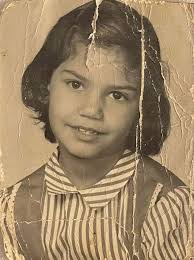
#> input picture doubao5/image2.png, 194 x 260 px
$ python pypy.py   (older library calls are emulated)
#> lines starting #> are read from the running program, lines starting #| are printed output that depends on the picture
import cv2
import numpy as np
import matplotlib.pyplot as plt

def detect_scratches_folds(image_path, sensitivity=50):
    """
    调整敏感度的划痕/折痕检测函数
    sensitivity: 敏感度（0-100），值越高检测越灵敏（可能增加误检）
    """
#> called with image_path = 'image2.png', sensitivity = 70
    # 读取图像
    original = cv2.imread(image_path)
#> original is the input picture: shape (260, 194, 3); mean B, G, R 102.2, 133.6, 157.1
    if original is None:
        raise ValueError("无法读取图像，请检查路径")
    gray = cv2.cvtColor(original, cv2.COLOR_BGR2GRAY)
    height, width = gray.shape
#> height = 260; width = 194

    # 1. 轻度去噪（避免过度去噪丢失细节）
    blurred = cv2.GaussianBlur(gray, (3, 3), 0)
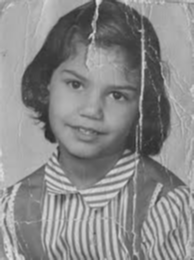
#> blurred: shape (260, 194); min 41, max 225, mean 137.2
    # 敏感度高时降低去噪强度
    h_value = 10 if sensitivity > 50 else 15
    denoised = cv2.fastNlMeansDenoising(blurred, h=h_value)

    # 2. 边缘检测（降低阈值，保留更多潜在边缘）
    threshold1 = max(10, 50 - sensitivity//2)  # 敏感度越高，阈值越低
    threshold2 = max(50, 100 - sensitivity)
    edges = cv2.Canny(denoised, threshold1, threshold2)
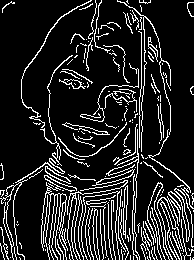
#> edges: shape (260, 194); 14.3% white in thin lines or dots

    # 3. 轻度形态学操作（只做一次膨胀，连接断续边缘）
    kernel = np.ones((2, 2), np.uint8)
    edges = cv2.dilate(edges, kernel, iterations=1)
#> edges: shape (260, 194); 30.9% white in thin lines or dots

    # 4. 简化的方向过滤（只过滤方向高度一致的区域）
    filtered_edges = np.zeros_like(edges)
    # 计算梯度方向
    sobel_x = cv2.Sobel(denoised, cv2.CV_64F, 1, 0, ksize=3)
    sobel_y = cv2.Sobel(denoised, cv2.CV_64F, 0, 1, ksize=3)
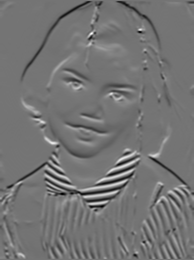
#> sobel_y: shape (260, 194) float64; min -317, max 377, mean -0.7; drawn with min black and max white
    edge_direction = np.arctan2(sobel_y, sobel_x)
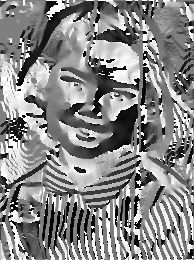
#> edge_direction: shape (260, 194) float64; min -3.14, max 3.14, mean 0.213; drawn with min black and max white

    # 降低方向过滤的严格度
    dir_var_threshold = 0.05 + (sensitivity / 100) * 0.15  # 敏感度越高，阈值越低

    for y in range(1, height - 1):
        for x in range(1, width - 1):
            if edges[y, x] == 255:
                # 取5x5窗口（更大窗口提高稳定性）
                win_dir = edge_direction[y-2:y+3, x-2:x+3].flatten()
                win_dir = win_dir[np.abs(win_dir) > 0.1]  # 过滤接近0的方向
                if len(win_dir) < 5:  # 减少对窗口内边缘数量的要求
                    filtered_edges[y, x] = 255
                    continue
                # 计算方向方差
                dir_var = np.var(win_dir)
                if dir_var > dir_var_threshold:
                    filtered_edges[y, x] = 255
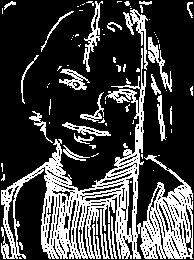
#> filtered_edges: shape (260, 194); 26.5% white in thin lines or dots

    # 5. 霍夫直线检测（放宽条件）
    min_line_length = max(10, 30 - sensitivity//2)  # 敏感度越高，最小长度越短
    max_line_gap = min(20, 10 + sensitivity//5)      # 敏感度越高，允许间隙越大

    lines = cv2.HoughLinesP(
        filtered_edges,
        rho=1, theta=np.pi/180,
        threshold=20,  # 降低阈值
        minLineLength=min_line_length,
        maxLineGap=max_line_gap
    )
#> lines = 263 rows, first 6: [136, 109, 158, 40], [41, 234, 192, 194], [39, 168, 161, 257], [122, 258, 131, 152], [133, 102, 137, 68], [54, 258, 192, 202]

    # 标记结果
    detected = original.copy()
    count = 0
    if lines is not None:
        count = len(lines)
#> count = 263
        for line in lines:
            x1, y1, x2, y2 = line[0]
            # 不过滤短线条，确保尽可能保留
            cv2.line(detected, (x1, y1), (x2, y2), (0, 0, 255), 2)
#> this loop made 263 passes
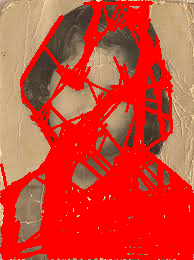
#> detected: shape (260, 194, 3); mean B, G, R 51.8, 67.6, 208.2

    return original, edges, filtered_edges, detected, count

def main():
    image_path = "image2.png"

    # 调整敏感度（建议先从70开始测试）
    sensitivity = 70  # 0-100，值越高检测越灵敏

    try:
        original, edges, filtered, detected, count = detect_scratches_folds(
            image_path,
            sensitivity=sensitivity
        )
#> count = 263

        print(f"检测到 {count} 处可能的划痕/折痕（敏感度：{sensitivity}）")
#| 检测到 263 处可能的划痕/折痕（敏感度：70）
        cv2.imwrite("adjusted_detected.png", detected)

        # 显示中间结果，帮助调试
        plt.figure(figsize=(16, 4))
        plt.subplot(141), plt.imshow(cv2.cvtColor(original, cv2.COLOR_BGR2RGB)), plt.title("原图")
        plt.subplot(142), plt.imshow(edges, cmap="gray"), plt.title("边缘检测结果")
        plt.subplot(143), plt.imshow(filtered, cmap="gray"), plt.title("过滤后边缘")
        plt.subplot(144), plt.imshow(cv2.cvtColor(detected, cv2.COLOR_BGR2RGB)), plt.title(f"检测结果（{count}处）")
        plt.tight_layout(), plt.show()
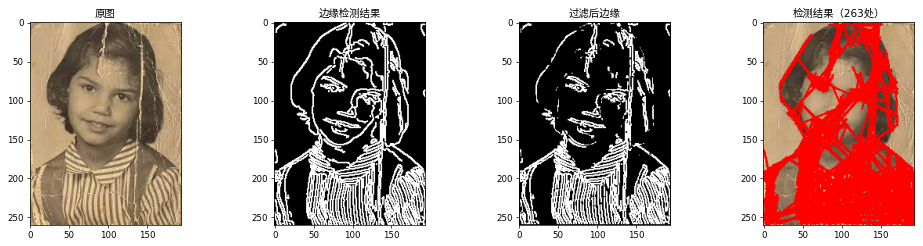
#> figure drawn by matplotlib, 4 panels

    except Exception as e:
        print(f"错误：{e}")

if __name__ == "__main__":
    main()
